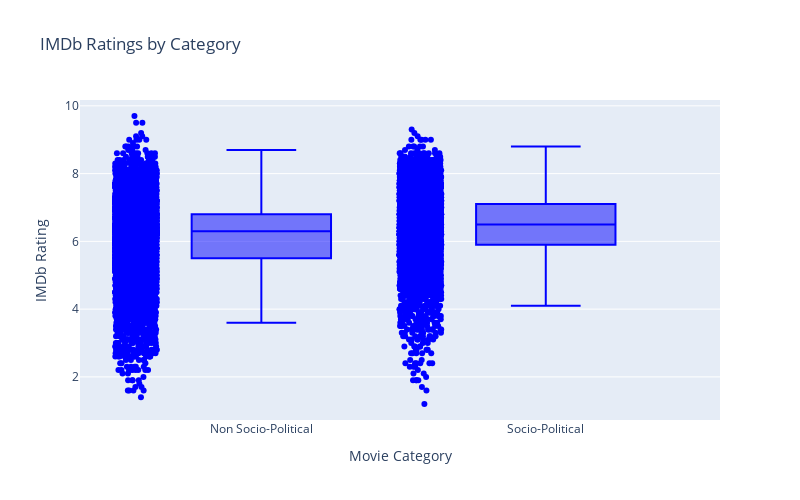
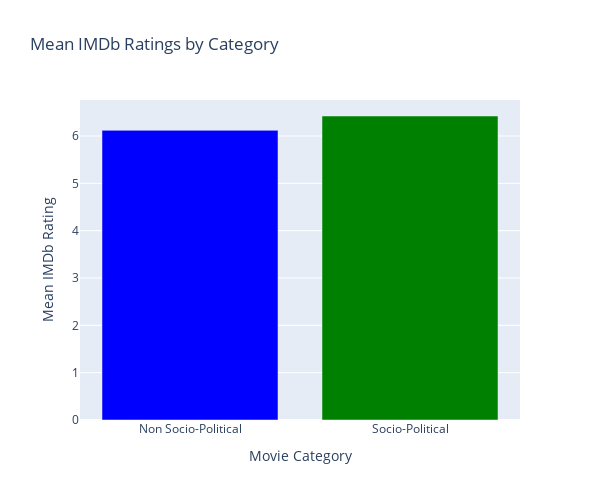

Notebook code cell kept with these figures, in order:
### Code cell
# Separate movies into two categories
socio_political_movies = df[df['Category'] == 'Socio-Political']
non_socio_political_movies = df[df['Category'] == 'Non Socio-Political']

# Create box plots to visualize IMDb ratings for each category
box_trace = go.Box(
    x=df['Category'],
    y=df['averageRating'],
    name='IMDb Ratings',
    boxpoints='all',
    jitter=0.3,
    pointpos=-1.8,
    marker=dict(color='blue'),
)

box_layout = go.Layout(
    title='IMDb Ratings by Category',
    xaxis=dict(title='Movie Category'),
    yaxis=dict(title='IMDb Rating'),
    width=800,
    height=500,
)

box_fig = go.Figure(data=[box_trace], layout=box_layout)

# Group the data by category and calculate the mean IMDb rating for each category
category_means = df.groupby('Category')['averageRating'].mean().reset_index()

# Create a bar chart to visualize mean IMDb ratings by category
bar_trace = go.Bar(
    x=category_means['Category'],
    y=category_means['averageRating'],
    marker=dict(color=['blue', 'green']),
)

bar_layout = go.Layout(
    title='Mean IMDb Ratings by Category',
    xaxis=dict(title='Movie Category'),
    yaxis=dict(title='Mean IMDb Rating'),
    width=600,
    height=500,
)

bar_fig = go.Figure(data=[bar_trace], layout=bar_layout)

bar_fig = go.Figure(data=[bar_trace], layout=bar_layout)

# Convert the bar chart figure to JSON
bar_fig_json = bar_fig.to_json()
with open('bar_chart_figure.json', 'w') as json_file:
    json_file.write(bar_fig_json)
    
# Display the box plot and bar chart
box_fig.show()
bar_fig.show()


# Perform a t-test to compare IMDb ratings
t_statistic, p_value = stats.ttest_ind(socio_political_movies['averageRating'], non_socio_political_movies['averageRating'], equal_var=False)

# Print the results of the t-test
print(f'T-Statistic: {t_statistic}')
print(f'P-Value: {p_value}')

# Determine if the difference is statistically significant
alpha = 0.05  # Set your significance level
if p_value < alpha:
    print('The difference in IMDb ratings is statistically significant.')
else:
    print('There is no statistically significant difference in IMDb ratings.')

# Print the means and standard deviations for each category
mean_socio_political = socio_political_movies['averageRating'].mean()
mean_non_socio_political = non_socio_political_movies['averageRating'].mean()
std_socio_political = socio_political_movies['averageRating'].std()
std_non_socio_political = non_socio_political_movies['averageRating'].std()

"""print(f'Mean IMDb Rating (Socio-Political): {mean_socio_political}')
print(f'Mean IMDb Rating (Non Socio-Political): {mean_non_socio_political}')
print(f'Standard Deviation IMDb Rating (Socio-Political): {std_socio_political}')
print(f'Standard Deviation IMDb Rating (Non Socio-Political): {std_non_socio_political}')"""

data = {
    'Category': ['Socio-Political', 'Non Socio-Political'],
    'Mean IMDb Rating': [mean_socio_political, mean_non_socio_political],
    'Standard Deviation IMDb Rating': [std_socio_political, std_non_socio_political]
}

results_table = pd.DataFrame(data)

# Display the DataFrame
print(results_table)

table_data = [
    ['Category', 'Mean IMDb Rating', 'Standard Deviation IMDb Rating'],
    ['Socio-Political', mean_socio_political, std_socio_political],
    ['Non Socio-Political', mean_non_socio_political, std_non_socio_political]
]

# Display the table
print(tabulate(table_data, headers='firstrow', tablefmt='fancy_grid'))

### Figure 1 — Plotly figure (JSON) as saved in the notebook; plotly's stock layout.template omitted (floating-point values rounded to 4 significant figures; data arrays with more than 128 entries replaced by an {"elided": "..."} marker saying what was removed)
{"data": [{"boxpoints": "all", "jitter": 0.3, "marker": {"color": "blue"}, "name": "IMDb Ratings", "pointpos": -1.8, "type": "box", "x": {"elided": "14950 str values"}, "y": {"elided": "14950 float values"}}], "layout": {"height": 500, "title": {"text": "IMDb Ratings by Category"}, "width": 800, "xaxis": {"autorange": true, "range": [-0.6375, 1.613], "title": {"text": "Movie Category"}, "type": "category"}, "yaxis": {"autorange": true, "range": [0.7278, 10.17], "title": {"text": "IMDb Rating"}, "type": "linear"}}}

### Figure 2 — Plotly figure (JSON) as saved in the notebook; plotly's stock layout.template omitted (floating-point values rounded to 4 significant figures)
{"data": [{"marker": {"color": ["blue", "green"]}, "type": "bar", "x": ["Non Socio-Political", "Socio-Political"], "y": [6.12, 6.423]}], "layout": {"height": 500, "title": {"text": "Mean IMDb Ratings by Category"}, "width": 600, "xaxis": {"autorange": true, "range": [-0.5, 1.5], "title": {"text": "Movie Category"}, "type": "category"}, "yaxis": {"autorange": true, "range": [0, 6.761], "title": {"text": "Mean IMDb Rating"}, "type": "linear"}}}
